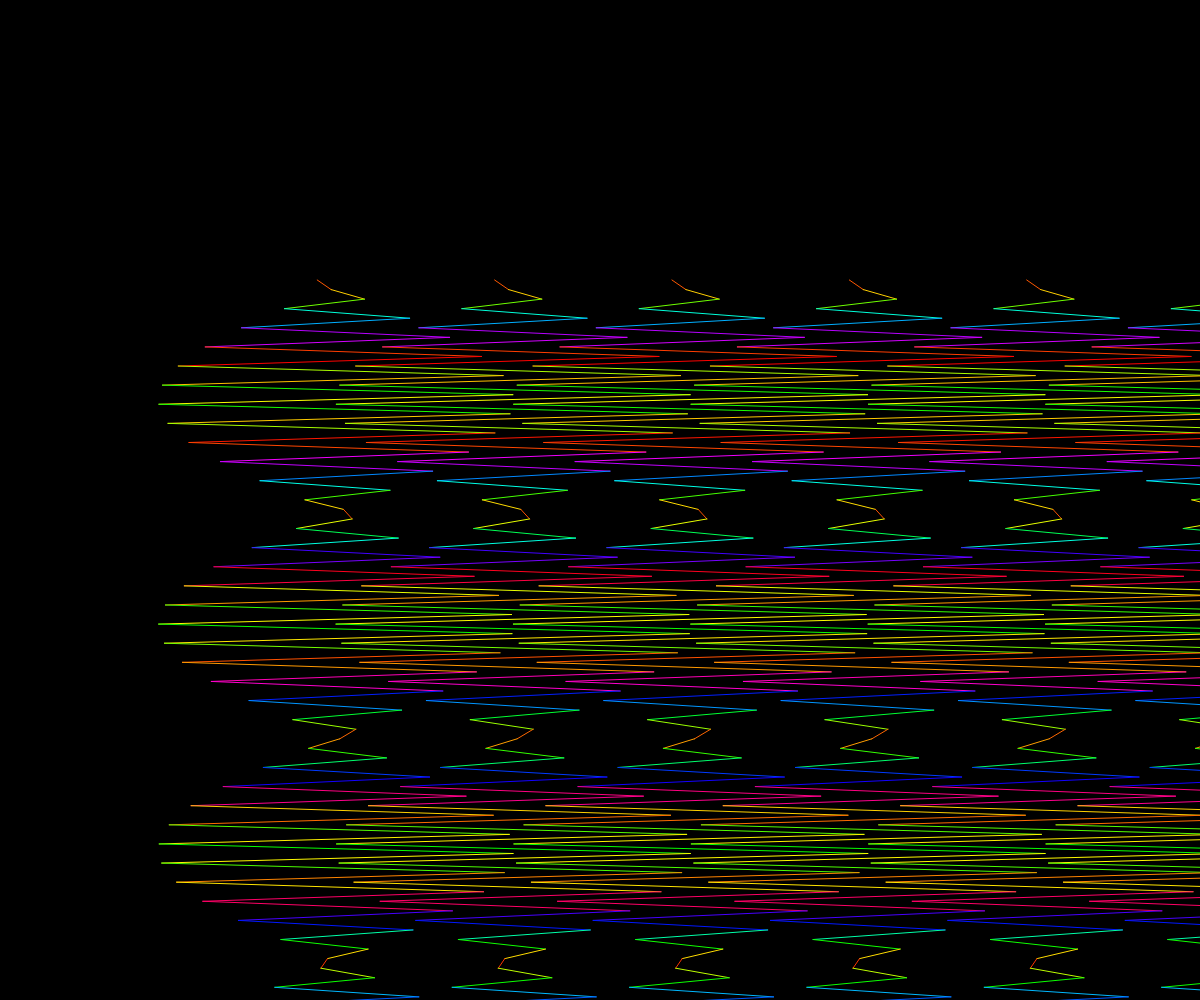
Frame 1 (no input)
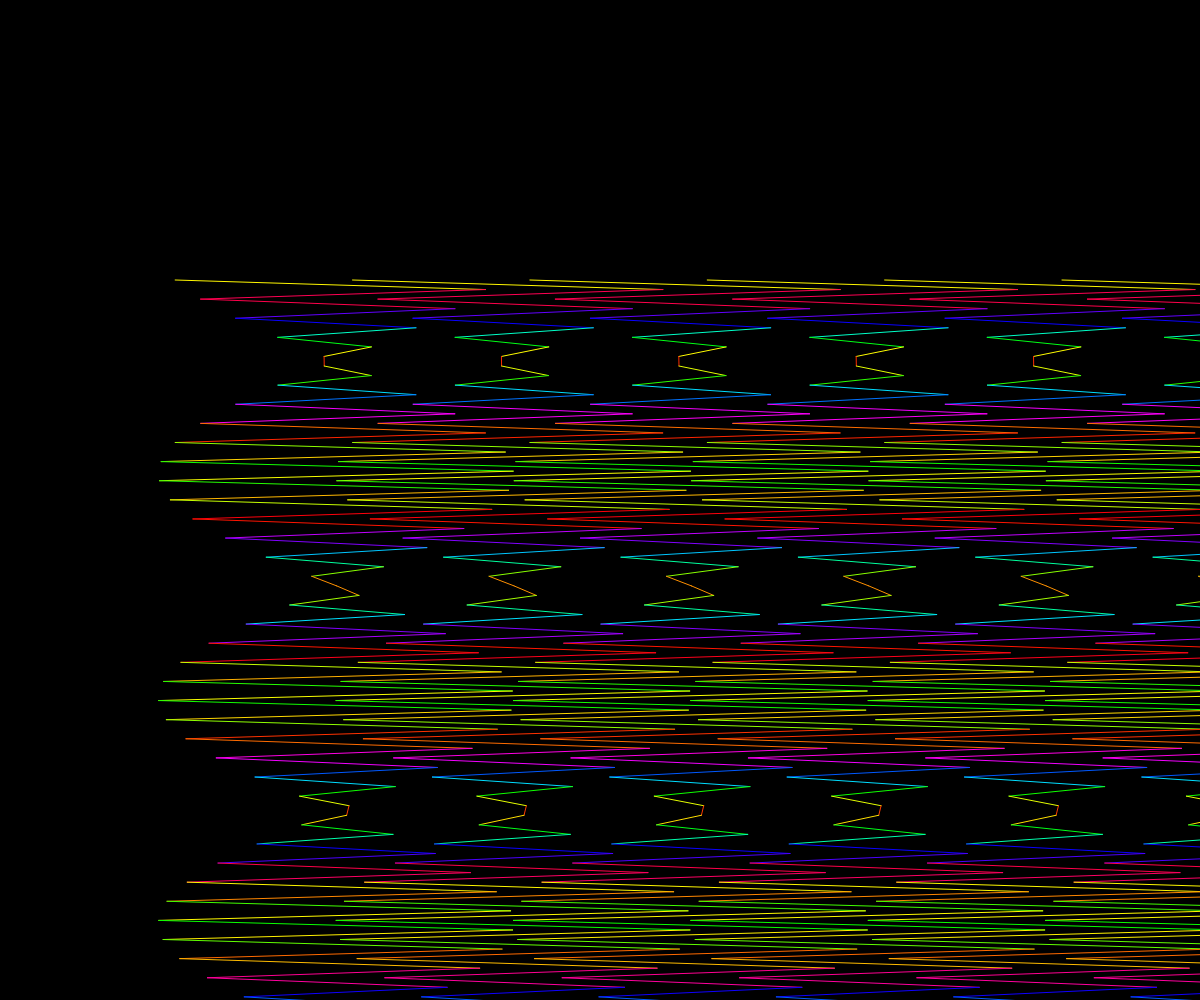
Frame 60 (no input)
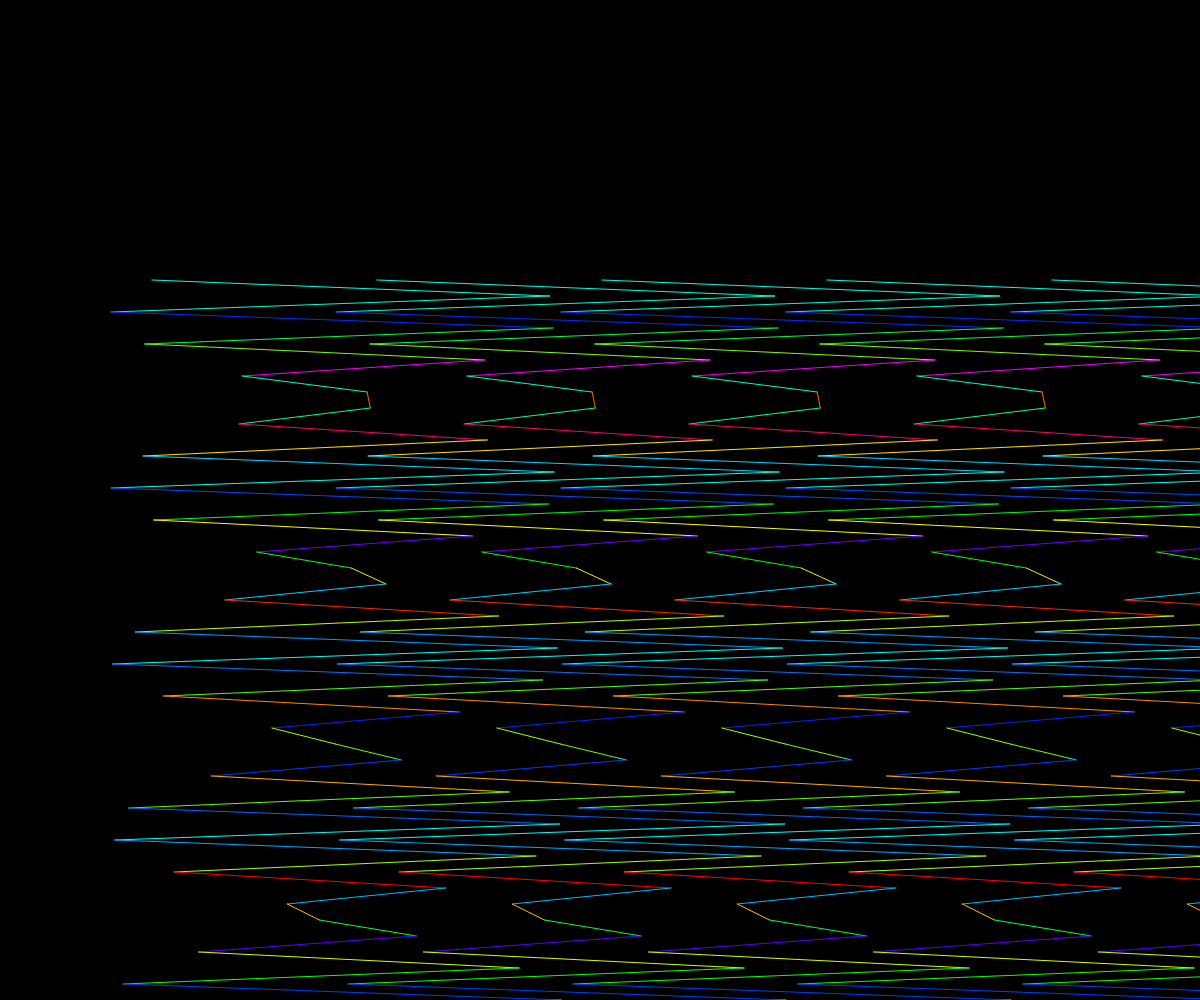
Frame 120 (the mouse pressed at the canvas centre since frame 60)

The p5.js sketch that drew these frames (run headless with seeded random() and noise() and a simulated clock; from frame 60 on, the mouse is pressed at the canvas centre):

// p5.js sketch
// ── sketch.js
let xDetail = 177.36375;
let yDetail = 9.558333;


function setup() {
	colorMode(HSB, 255,255,255);
	createCanvas(windowWidth, windowHeight);
	background(0);
	noSmooth();
	mouseX = windowWidth/3;
	mouseY = windowHeight/3;
}

function windowResized() {
  resizeCanvas(windowWidth, windowHeight);
}

function draw() {  
  translate(windowWidth/2, windowHeight/2);
  if (mouseX != 0 || mouseY != 0) {
    xDetail = map(mouseX, 0, windowWidth, windowWidth/8, windowWidth/4);
    yDetail = map(mouseY, 0, windowHeight, 2, 30);
  }

  fill(0);
  noStroke();
  rect(-windowWidth, -windowHeight, windowWidth*2, windowHeight*2);
  noFill();
  var t = radians(frameCount);
  for (var x0 = -windowWidth*.22; x0 < windowWidth*.7; x0 += xDetail) {
    var last = null;
    for (var y = -windowHeight*.22; y < windowHeight*.7; y+= yDetail) {
      var x = x0+xDetail*sin(y-t);
      var me = createVector(x, y);
      if (last!=null) {
        var hue = 20*sin(y-t);
        var d = dist(last.x, last.y, me.x, me.y);
        d *= .9;
        d += hue;
        stroke(d%255, 255, 255);
        line(last.x, last.y, me.x, me.y);
      }
      last = createVector(x, y);
    }
  }
}
